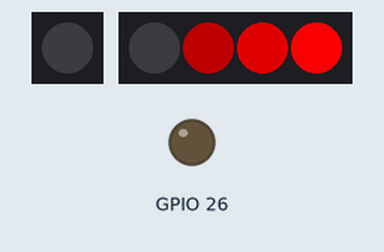
The sketch below on a simulated ESP32. On the bench: 1 RGB LEDs in strip order, left to right, 4 RGB LEDs in strip order, left to right, output pins drawn as LEDs (lit = HIGH). Dim RGB values are drawn brighter than linear.

Above: at 0.02 s.
At 2.23 s:
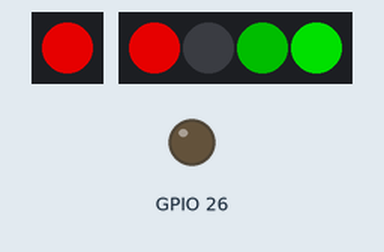
At 3.69 s:
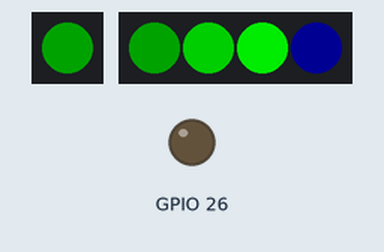
At 7.36 s:
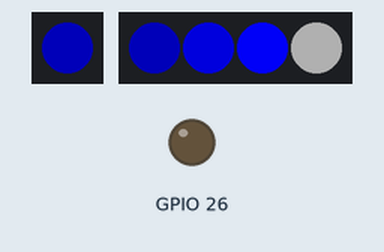
At 11.04 s:
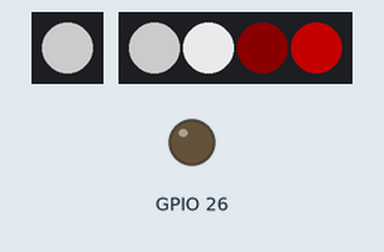
At 14.76 s:
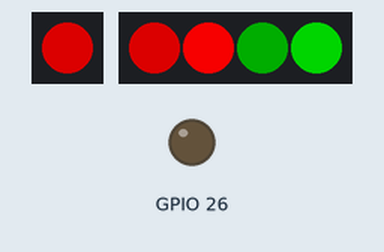
Timing chart, 0 to 15.1 s (numbered marks = the images above):
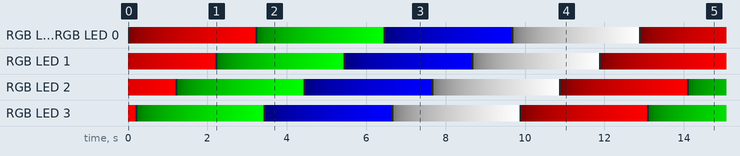

The sketch:

rp2040_rgb_led_test.ino
```cpp
#include <Adafruit_NeoPixel.h>

// LED in PR2040-zero board
#define ZERO_LED_PIN 16
// LED in dya keyboard
#define KBD_LED_PIN 15

Adafruit_NeoPixel zero_pixels(1, ZERO_LED_PIN);
Adafruit_NeoPixel dya_pixels(4, KBD_LED_PIN);

uint8_t cnt = 0;

void setup() {
    pinMode(26, OUTPUT);
    digitalWrite(26, LOW);  // enable LED
    zero_pixels.begin();
    dya_pixels.begin();
}

uint8_t cap_to_uint8(uint32_t value) { return value > 0xFF ? 0xFF : value; }

uint32_t calc_rgb(uint8_t counter) {
    uint32_t red   = 0;
    uint32_t green = 0;
    uint32_t blue  = 0;

    // change color based on upper 2bit
    switch (counter >> 6) {
        case 0:
            red = 255;
            break;
        case 1:
            green = 255;
            break;
        case 2:
            blue = 255;
            break;
        case 3:
            red   = 255;
            green = 255;
            blue  = 255;
            break;
    }

    // change brightness based on lower 6bit
    uint32_t brightness = counter & 0x3F;  // 00111111
    red                 = (red * brightness) >> 6;
    green               = (green * brightness) >> 6;
    blue                = (blue * brightness) >> 6;

    return Adafruit_NeoPixel::Color(cap_to_uint8(red), cap_to_uint8(green),
                                    cap_to_uint8(blue));
}

void loop() {
    zero_pixels.setPixelColor(0, calc_rgb(cnt));
    zero_pixels.show();
    for (int i = 0; i < 4; i++) {
        dya_pixels.setPixelColor(i, calc_rgb(cnt + i * 20));
    }
    dya_pixels.show();

    delay(50);
    cnt++;
}
```

Measured:
- by itself, everything shown: repeats every 12.9 s, in 256 steps
